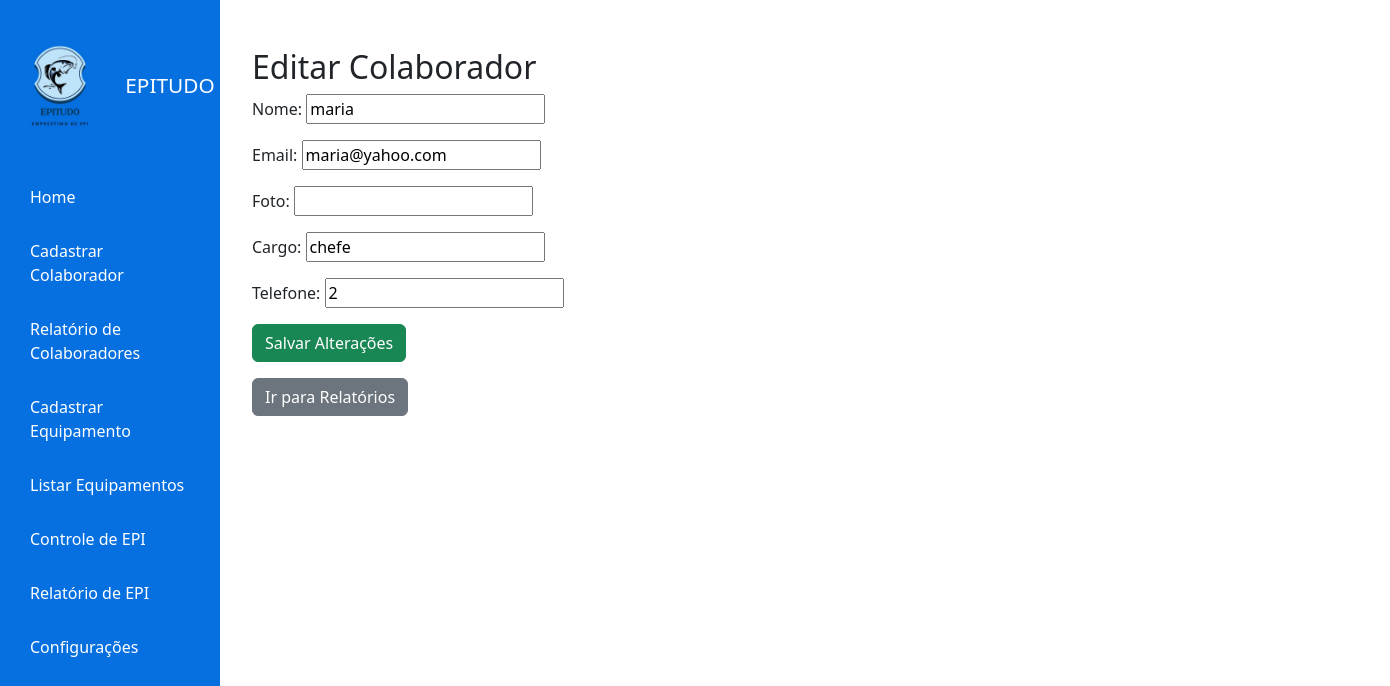
The page /colaboradores/3/editar/ on the database its author committed.
### home/models.py (models this page shows, shortened)
class Colaborador(models.Model):
	nome = models.CharField(max_length=100)
	email = models.EmailField(blank=True)
	foto = models.URLField(blank=True)
	cargo = models.CharField(max_length=50, blank=True)
	telefone = models.CharField(max_length=20, blank=True)

### home/views.py (the view)
# urls.py: path('colaboradores/<int:pk>/editar/', editar_colaborador, name='editar_colaborador'),
def editar_colaborador(request, pk):
	colaborador = get_object_or_404(Colaborador, pk=pk)
	if request.method == 'POST':
		form = ColaboradorForm(request.POST, instance=colaborador)
		if form.is_valid():
			form.save()
			messages.success(request, 'Colaborador atualizado com sucesso!')
			return redirect('editar_colaborador', pk=pk)
		else:
			messages.error(request, 'Erro ao atualizar colaborador.')
	else:
		form = ColaboradorForm(instance=colaborador)
	return render(request, 'home/editar_colaborador.html', {'form': form, 'colaborador': colaborador})

### home/forms.py
class ColaboradorForm(forms.ModelForm):
    class Meta:
        model = Colaborador
        fields = ['nome', 'email', 'foto', 'cargo', 'telefone']

### home/templates/home/editar_colaborador.html (shortened to what this page needs)
{% load static %}
<!DOCTYPE html>
<html lang="pt-br">
<head>
    <link href="https://cdn.jsdelivr.net/npm/bootstrap@5.3.0/dist/css/bootstrap.min.css" rel="stylesheet">
</head>
<body>
    <div class="sidebar" style="width:220px;background:#0670e1;color:#fff;height:100vh;position:fixed;top:0;left:0;display:flex;flex-direction:column;padding-top:30px;">
         <div style="display:flex;align-items:center;justify-content:center;gap:10px;margin-bottom:30px;">
    <img src="{% static 'img/logo.jpeg' %}" alt="Logo" style="width:110px;height:110px;border-radius:50%;">
        <h2 style="margin:0;font-size:1.3em;">EPITUDO</h2>
    </div>
        <a href="/" style="color:#fff;text-decoration:none;padding:15px 30px;display:block;"> Home</a>
        <a href="/colaboradores/cadastrar/" style="color:#fff;text-decoration:none;padding:15px 30px;display:block;"> Cadastrar Colaborador</a>
        <a href="/relatorio/" style="color:#fff;text-decoration:none;padding:15px 30px;display:block;"> Relatório de Colaboradores</a>
        <a href="/equipamentos/cadastrar/" style="color:#fff;text-decoration:none;padding:15px 30px;display:block;"> Cadastrar Equipamento</a>
        <a href="/equipamentos/listar/" style="color:#fff;text-decoration:none;padding:15px 30px;display:block;"> Listar Equipamentos</a>
        <a href="/controle-epi/" style="color:#fff;text-decoration:none;padding:15px 30px;display:block;"> Controle de EPI</a>
        <a href="/relatorio-epi/" style="color:#fff;text-decoration:none;padding:15px 30px;display:block;"> Relatório de EPI</a>
        <a href="#" style="color:#fff;text-decoration:none;padding:15px 30px;display:block;"> Configurações</a>
    </div>
    <div class="container mt-5" style="margin-left:240px;">
        <h2>Editar Colaborador</h2>
        <form method="post">
            {{ form.as_p }}
            <button type="submit" class="btn btn-success">Salvar Alterações</button>
        </form>
        <a href="/relatorio/" class="btn btn-secondary mt-3">Ir para Relatórios</a>
    </div>
</body>
</html>

### rows shown on the page
Colaborador: nome "maria", email "maria@yahoo.com", cargo "chefe", telefone "2"
